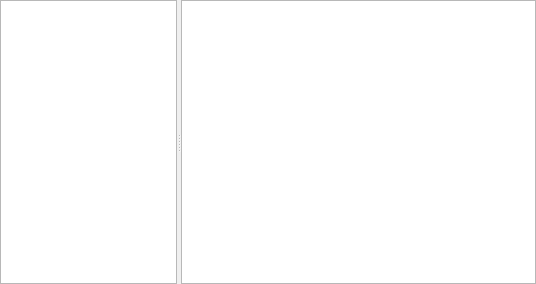
<?xml version="1.0" encoding="UTF-8"?>
<ui version="4.0">
 <class>CShowRegDiff</class>
 <widget class="QWidget" name="CShowRegDiff">
  <property name="geometry">
   <rect>
    <x>0</x>
    <y>0</y>
    <width>536</width>
    <height>284</height>
   </rect>
  </property>
  <property name="windowTitle">
   <string>Registry Entries</string>
  </property>
  <layout class="QGridLayout" name="gridLayout">
   <property name="leftMargin">
    <number>0</number>
   </property>
   <property name="topMargin">
    <number>0</number>
   </property>
   <property name="rightMargin">
    <number>0</number>
   </property>
   <property name="bottomMargin">
    <number>0</number>
   </property>
   <item row="0" column="0">
    <widget class="PrettySplitter" name="splitter">
     <property name="orientation">
      <enum>Qt::Horizontal</enum>
     </property>
     <widget class="RegDiffView" name="m_RegFolderTree">
      <property name="sizePolicy">
       <sizepolicy hsizetype="Expanding" vsizetype="Expanding">
        <horstretch>1</horstretch>
        <verstretch>0</verstretch>
       </sizepolicy>
      </property>
      <property name="alternatingRowColors">
       <bool>false</bool>
      </property>
      <property name="headerHidden">
       <bool>true</bool>
      </property>
     </widget>
     <widget class="RegDiffView" name="m_ListReg">
      <property name="sizePolicy">
       <sizepolicy hsizetype="Expanding" vsizetype="Expanding">
        <horstretch>2</horstretch>
        <verstretch>0</verstretch>
       </sizepolicy>
      </property>
      <property name="editTriggers">
       <set>QAbstractItemView::EditKeyPressed</set>
      </property>
      <property name="alternatingRowColors">
       <bool>true</bool>
      </property>
      <property name="rootIsDecorated">
       <bool>false</bool>
      </property>
      <property name="sortingEnabled">
       <bool>true</bool>
      </property>
     </widget>
    </widget>
   </item>
  </layout>
 </widget>
 <customwidgets>
  <customwidget>
   <class>PrettySplitter</class>
   <extends>QSplitter</extends>
   <header>FileWaveGuiLib/prettysplitter/prettysplitter.h</header>
   <container>1</container>
  </customwidget>
  <customwidget>
   <class>RegDiffView</class>
   <extends>QTreeView</extends>
   <header>FWAdminLib/views/regdiffview.h</header>
  </customwidget>
 </customwidgets>
 <resources/>
 <connections/>
</ui>
